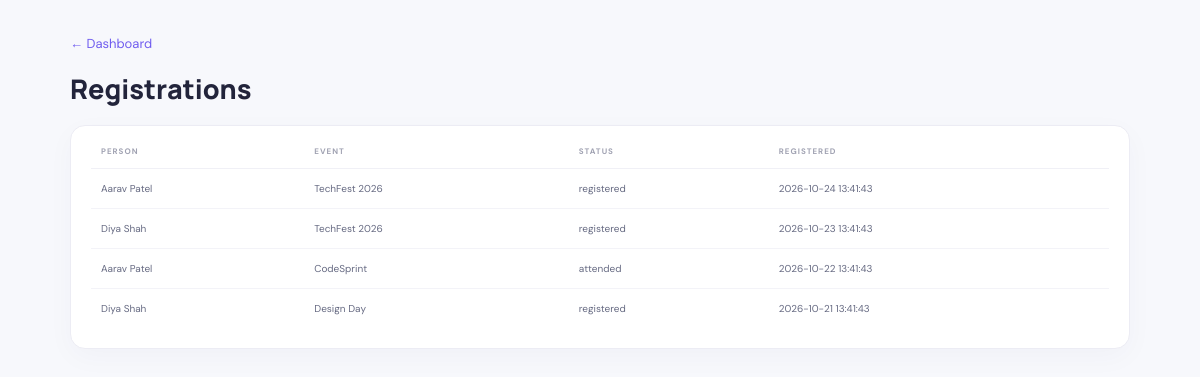
/registrations.php (signed in), run on the app's committed database.
### tables this page shows
CREATE TABLE registrations(id INT UNSIGNED AUTO_INCREMENT PRIMARY KEY, user_id INT UNSIGNED NULL, student_id INT UNSIGNED NULL, event_id INT UNSIGNED NULL, registration_status ENUM('registered','cancelled','attended') NOT NULL DEFAULT 'registered', registered_at TIMESTAMP DEFAULT CURRENT_TIMESTAMP, FOREIGN KEY(user_id) REFERENCES users(id) ON DELETE SET NULL, FOREIGN KEY(student_id) REFERENCES students(id) ON DELETE SET NULL, FOREIGN KEY(event_id) REFERENCES events(id) ON DELETE SET NULL);

### includes/auth.php (called while the page is built, shortened)
<?php
function e(mixed $value): string { return htmlspecialchars((string)$value, ENT_QUOTES | ENT_SUBSTITUTE, 'UTF-8'); }

### registrations.php (the view)
<?php require_once __DIR__.'/db.php';require_once __DIR__.'/includes/auth.php';requireAdmin();$rows=$conn->query("SELECT COALESCE(s.student_name,u.full_name,'Unknown') person,COALESCE(e.title,'Event removed') event_title,r.registration_status,r.registered_at FROM registrations r LEFT JOIN students s ON s.id=r.student_id LEFT JOIN users u ON u.id=r.user_id LEFT JOIN events e ON e.id=r.event_id ORDER BY r.registered_at DESC")->fetch_all(MYSQLI_ASSOC);?><!doctype html><html><head><meta charset="utf-8"><meta name="viewport" content="width=device-width,initial-scale=1"><title>Registrations</title><link rel="stylesheet" href="assets/style.css"></head><body><main class="standalone"><a href="dashboard.php">← Dashboard</a><h1>Registrations</h1><section class="panel"><table><thead><tr><th>PERSON</th><th>EVENT</th><th>STATUS</th><th>REGISTERED</th></tr></thead><tbody><?php foreach($rows as $r):?><tr><td><?=e($r['person'])?></td><td><?=e($r['event_title'])?></td><td><?=e($r['registration_status'])?></td><td><?=e($r['registered_at'])?></td></tr><?php endforeach;?></tbody></table></section></main></body></html>

### assets/style.css (style rules this page uses)
:root { --ink:#22243b;--muted:#8b8da3;--line:#ececf4;--purple:#705def;--bg:#f7f8fc }
* { box-sizing:border-box }
body { margin:0;background:var(--bg);color:var(--ink);font:13px 'DM Sans',sans-serif }
a { color:#705def;text-decoration:none }
.metric-card,.panel { background:white;border:1px solid var(--line);border-radius:15px;box-shadow:0 8px 28px #25255008 }
.panel { padding:20px;margin-bottom:18px }
table { border-collapse:collapse;width:100%;text-align:left;white-space:nowrap }
th { font-size:8px;letter-spacing:1px;color:#a0a2b2;padding:0 10px 12px;border-bottom:1px solid #f0f0f6 }
td { font-size:10px;color:#666a82;padding:13px 10px;border-bottom:1px solid #f3f3f8 }
tbody tr:last-child td { border-bottom:0 }
.standalone { max-width:1100px;margin:35px auto;padding:0 20px }
.standalone h1 { font:800 27px Manrope }

### data on the page
registrations: person "Aarav Patel", event_title "TechFest 2026", registration_status "registered", registered_at "2026-10-24 13:41:43"
registrations: person "Diya Shah", event_title "TechFest 2026", registration_status "registered", registered_at "2026-10-23 13:41:43"
registrations: person "Aarav Patel", event_title "CodeSprint", registration_status "attended", registered_at "2026-10-22 13:41:43"
registrations: person "Diya Shah", event_title "Design Day", registration_status "registered", registered_at "2026-10-21 13:41:43"
